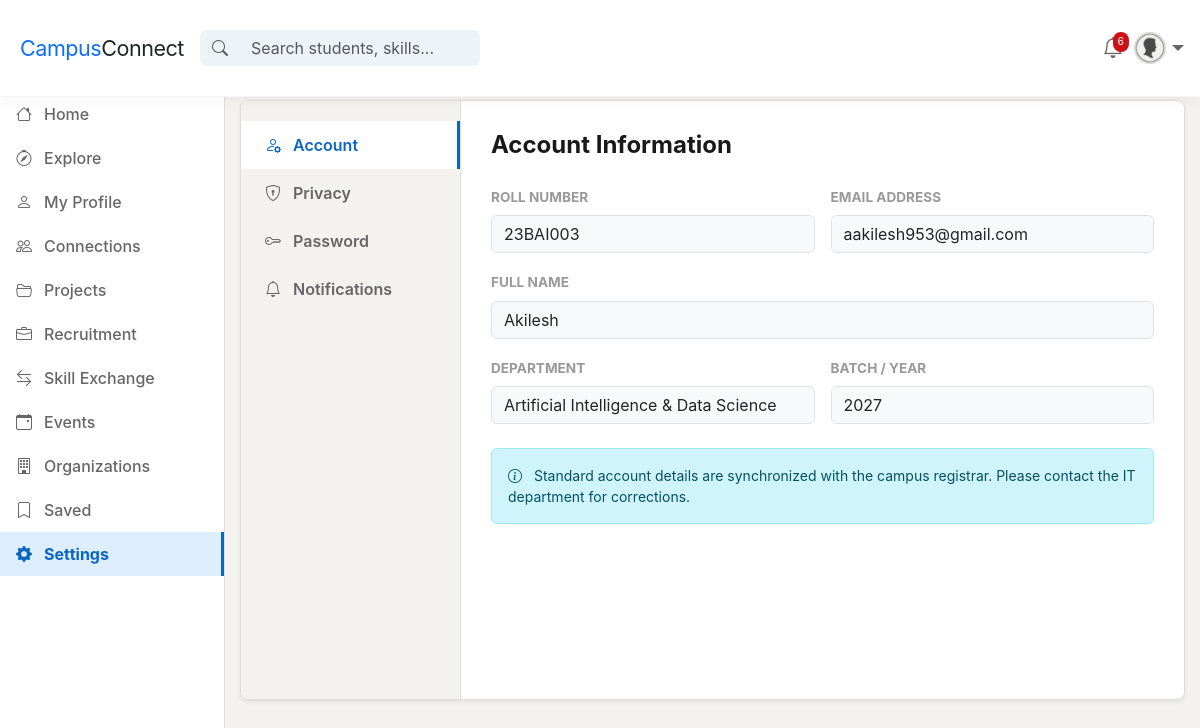
Page /accounts/settings/ (signed in) on the committed database.
### accounts/models.py (models this page shows, shortened)
class User(AbstractUser):
    class RoleChoices(models.TextChoices):
        STUDENT = 'Student', _('Student')
        TEACHER = 'Teacher', _('Teacher')
        MANAGEMENT = 'Management', _('Management')
        ADMIN = 'Admin', _('Admin')
    class DepartmentChoices(models.TextChoices):
        AIDS = 'Artificial Intelligence & Data Science', _('Artificial Intelligence & Data Science')
        CIVIL = 'Civil Engineering', _('Civil Engineering')
        CSE = 'Computer Science & Engineering', _('Computer Science & Engineering')
        CSE_AIML = 'Computer Science and Engineering (Artificial Intelligence & Machine Learning)', _('Computer Science and Engineering (Artificial Intelligence & Machine Learning)')
        CSE_CS = 'Computer Science and Engineering (Cyber Security)', _('Computer Science and Engineering (Cyber Security)')
        EEE = 'Electrical & Electronics Engineering', _('Electrical & Electronics Engineering')
        ECE = 'Electronics & Communication Engineering', _('Electronics & Communication Engineering')
        ECE_VLSI = 'Electronics Engineering (VLSI Design and Technology)', _('Electronics Engineering (VLSI Design and Technology)')
        IT = 'Information Technology', _('Information Technology')
        MECH = 'Mechanical Engineering', _('Mechanical Engineering')
        MECHTRONICS = 'Mechatronics Engineering', _('Mechatronics Engineering')
        HUMANITIES = 'Science & Humanities', _('Science & Humanities')
    username = models.CharField(max_length=50, unique=True, help_text=_("Roll Number"))
    full_name = models.CharField(max_length=150, blank=True)
    role = models.CharField(
        max_length=20,
        choices=RoleChoices.choices,
        default=RoleChoices.STUDENT
    )
    department = models.CharField(
        max_length=150,
        choices=DepartmentChoices.choices,
        blank=True
    )
    batch = models.CharField(max_length=4, blank=True)
    is_first_login = models.BooleanField(default=True)
    is_profile_setup = models.BooleanField(default=False)

### accounts/views.py (the view)
# urls.py: path('settings/', views.SettingsView.as_view(), name='settings'),
class SettingsView(LoginRequiredMixin, TemplateView):
    template_name = 'settings.html'
    def get_context_data(self, **kwargs):
        context = super().get_context_data(**kwargs)
        context['profile'] = self.request.user.profile
        return context

### accounts/models.py (called while the page is built)
    @property
    def get_avatar_url(self):
        try:
            if self.profile_picture and hasattr(self.profile_picture, 'url'):
                return self.profile_picture.url
        except Exception:
            pass
        from django.templatetags.static import static
        return static('images/default-avatar.png')

### notifications/context_processors.py (called while the page is built)
def notifications(request):
    if request.user.is_authenticated:
        try:
            from notifications.models import Notification
            count = Notification.objects.filter(recipient=request.user, is_read=False).count()
            return {'unread_notifications_count': count}
        except ImportError:
            return {'unread_notifications_count': 0}
    return {'unread_notifications_count': 0}

### templates/settings.html (shortened to what this page needs)
{% extends 'base.html' %}
{% load static %}
{% block content %}
<div class="settings-grid shadow-sm">
  <div class="settings-nav">
    <div class="settings-nav-item active" data-section="account">
      <i class="bi bi-person-gear me-2"></i> Account
    </div>
    <div class="settings-nav-item" data-section="privacy">
      <i class="bi bi-shield-lock me-2"></i> Privacy
    </div>
    <div class="settings-nav-item" data-section="password">
      <i class="bi bi-key me-2"></i> Password
    </div>
    <div class="settings-nav-item" data-section="notifications">
      <i class="bi bi-bell me-2"></i> Notifications
    </div>
  </div>
  <div class="settings-content">
    <div id="account-section" class="settings-section active">
      <h4 class="fw-bold mb-4">Account Information</h4>
      <div class="row g-3">
        <div class="col-12 col-md-6">
          <label class="form-label">Roll Number</label>
          <input type="text" class="form-control bg-light" value="{{ user.username }}" readonly>
        </div>
        <div class="col-12 col-md-6">
          <label class="form-label">Email Address</label>
          <input type="text" class="form-control bg-light" value="{{ user.email }}" readonly>
        </div>
        <div class="col-12">
          <label class="form-label">Full Name</label>
          <input type="text" class="form-control bg-light" value="{{ user.full_name }}" readonly>
        </div>
        <div class="col-12 col-md-6">
          <label class="form-label">Department</label>
          <input type="text" class="form-control bg-light" value="{{ user.department }}" readonly>
        </div>
        <div class="col-12 col-md-6">
          <label class="form-label">Batch / Year</label>
          <input type="text" class="form-control bg-light" value="{{ user.batch }}" readonly>
        </div>
      </div>
      <div class="alert alert-info mt-4 small">
        <i class="bi bi-info-circle me-2"></i> Standard account details are synchronized with the campus registrar. Please contact the IT department for corrections.
      </div>
    </div>
  </div>
</div>
{% endblock %}

### static/css/main.css (style rules this page uses)
:root { --primary: #0A66C2; --primary-hover: #004182; --primary-light: #EEF3F8; --bg-main: #F3F2EE; --bg-card: #FFFFFF; --text-primary: #191919; --text-secondary: #666666; --text-muted: #999999; --border: #E0DDD8; --sidebar-hover: #EEF3F8; --sidebar-active: #DDEEFF; --danger: #CC1016; --success: #057642; --navbar-height: 80px; --sidebar-width: 225px; }
html, body { overflow-x: hidden; width: 100%; }
body { background: var(--bg-main); font-family: -apple-system, BlinkMacSystemFont, "Segoe UI", Roboto, Helvetica, Arial, sans-serif; color: var(--text-primary); padding-top: var(--navbar-height); margin: 0; -webkit-font-smoothing: antialiased; }

### templates/settings.html (style rules this page uses)
html, body { max-width: 100%; overflow-x: hidden; }
.settings-grid { display: grid; grid-template-columns: 220px 1fr; gap: 0; min-height: 600px; background: white; border-radius: 8px; border: 1px solid var(--border); overflow: hidden; box-sizing: border-box; width: 100%; }
.settings-nav { background: var(--bg-main); border-right: 1px solid var(--border); padding: 20px 0; }
.settings-nav-item { padding: 12px 24px; cursor: pointer; font-weight: 600; color: var(--text-secondary); border-right: 3px solid transparent; transition: all 0.2s; white-space: nowrap; }
.settings-nav-item.active { background: white; color: var(--primary); border-right-color: var(--primary); }
.settings-content { padding: 30px; min-width: 0; }
.settings-section { display: none; }
.settings-section.active { display: block; }
.form-label { font-size: 0.85rem; font-weight: 700; text-transform: uppercase; color: var(--text-muted); margin-bottom: 8px; }

### rows in the picture
User: username "23BAI003", email "aakilesh953@gmail.com", full_name "Akilesh", department "Artificial Intelligence & Data Science", batch "2027"

### other values in the picture
{{ unread_notifications_count }} "6"
